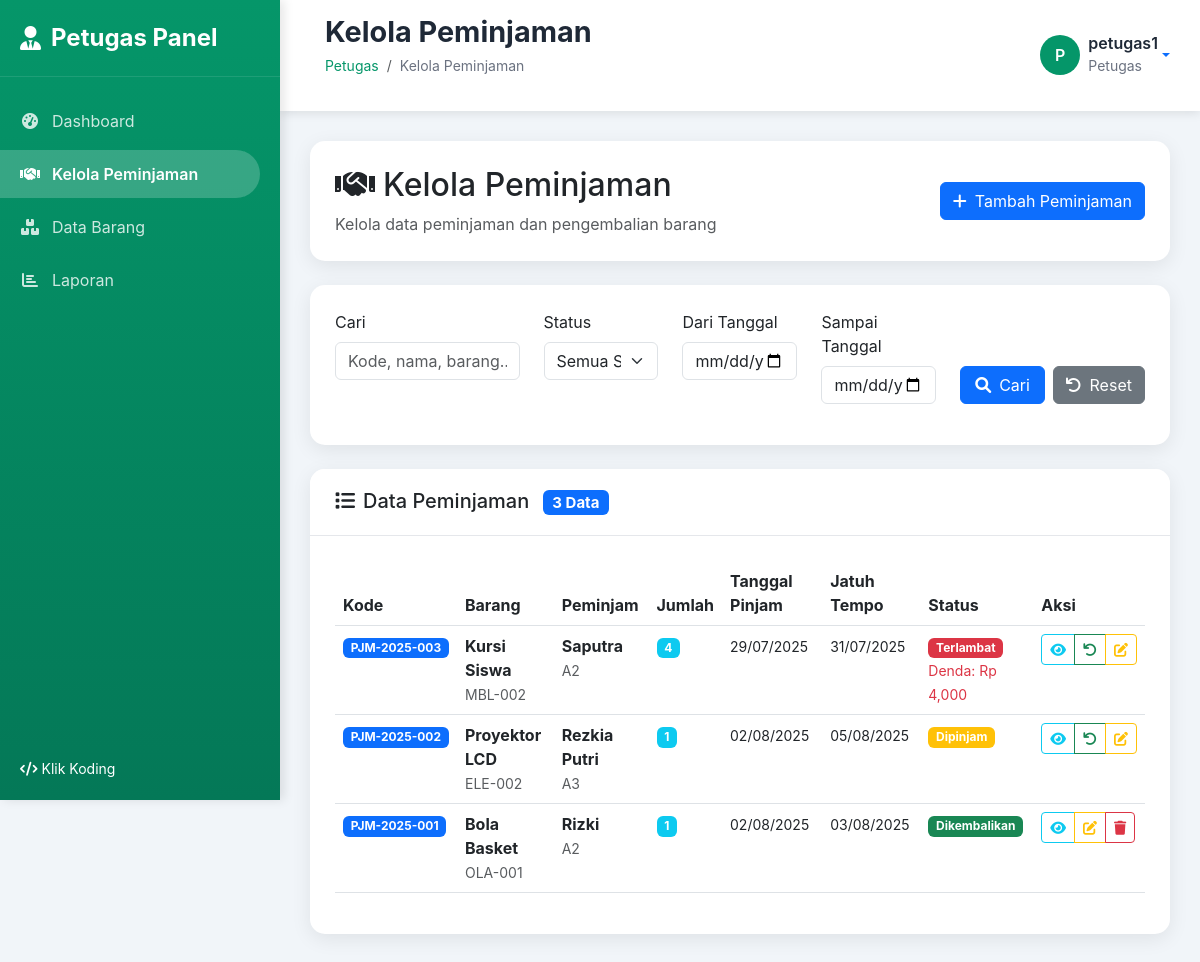
The app's page /petugas/peminjaman/index.php (signed in) with its own data.
### tables this page shows
CREATE TABLE `peminjaman` (
  `id` int NOT NULL,
  `kode_peminjaman` varchar(50) NOT NULL,
  `barang_id` int NOT NULL,
  `jumlah_pinjam` int NOT NULL,
  `peminjam_nama` varchar(100) NOT NULL,
  `peminjam_kelas` varchar(50) DEFAULT NULL,
  `peminjam_nis` varchar(20) DEFAULT NULL,
  `peminjam_kontak` varchar(20) DEFAULT NULL,
  `tanggal_pinjam` date NOT NULL,
  `tanggal_kembali_rencana` date NOT NULL,
  `tanggal_kembali_aktual` date DEFAULT NULL,
  `status` enum('dipinjam','dikembalikan','terlambat') DEFAULT 'dipinjam',
  `keterangan` text,
  `created_by` int NOT NULL,
  `created_at` timestamp NULL DEFAULT CURRENT_TIMESTAMP,
  `updated_at` timestamp NULL DEFAULT CURRENT_TIMESTAMP ON UPDATE CURRENT_TIMESTAMP
);

CREATE TABLE `barang` (
  `id` int NOT NULL,
  `kode_barang` varchar(50) NOT NULL,
  `nama_barang` varchar(200) NOT NULL,
  `deskripsi` text,
  `kategori_id` int NOT NULL,
  `lokasi_id` int NOT NULL,
  `jumlah_total` int NOT NULL DEFAULT '0',
  `jumlah_tersedia` int NOT NULL DEFAULT '0',
  `kondisi` enum('baik','rusak_ringan','rusak_berat') DEFAULT 'baik',
  `gambar` varchar(255) DEFAULT NULL,
  `foto` varchar(255) DEFAULT NULL,
  `spesifikasi` text,
  `tahun_pengadaan` year DEFAULT NULL,
  `harga_perolehan` decimal(15,2) DEFAULT '0.00',
  `created_by` int NOT NULL,
  `created_at` timestamp NULL DEFAULT CURRENT_TIMESTAMP,
  `updated_at` timestamp NULL DEFAULT CURRENT_TIMESTAMP ON UPDATE CURRENT_TIMESTAMP
);

CREATE TABLE `pengaturan` (
  `id` int NOT NULL,
  `nama_pengaturan` varchar(100) NOT NULL,
  `nilai` text,
  `deskripsi` text,
  `updated_at` timestamp NULL DEFAULT CURRENT_TIMESTAMP ON UPDATE CURRENT_TIMESTAMP
);

### petugas/peminjaman/index.php (the view, shortened to what this page needs)
<?php
require_once '../includes/header.php';
try {
    $pdo = new PDO("mysql:host=localhost;dbname=inventaris_sekolah", "root", "");
    $pdo->setAttribute(PDO::ATTR_ERRMODE, PDO::ERRMODE_EXCEPTION);
    $search = isset($_GET['search']) ? trim($_GET['search']) : '';
    $date_from = isset($_GET['date_from']) ? $_GET['date_from'] : '';
    $date_to = isset($_GET['date_to']) ? $_GET['date_to'] : '';
    $where_conditions = [];
    $params = [];
    $where_clause = !empty($where_conditions) ? 'WHERE ' . implode(' AND ', $where_conditions) : '';
    $count_query = "
        SELECT COUNT(*) as total
        FROM peminjaman p
        JOIN barang b ON p.barang_id = b.id
        $where_clause
    ";
    $stmt = $pdo->prepare($count_query);
    $stmt->execute($params);
    $total_records = $stmt->fetch()['total'];
    $records_per_page = 10;
    $page = isset($_GET['page']) ? (int)$_GET['page'] : 1;
    $offset = ($page - 1) * $records_per_page;
    $query = "
        SELECT p.*, b.nama_barang, b.kode_barang, k.nama_kategori, l.nama_lokasi, u.nama_lengkap as petugas_nama
        FROM peminjaman p
        JOIN barang b ON p.barang_id = b.id
        JOIN kategori k ON b.kategori_id = k.id
        JOIN lokasi l ON b.lokasi_id = l.id
        JOIN users u ON p.created_by = u.id
        $where_clause
        ORDER BY p.created_at DESC
        LIMIT $records_per_page OFFSET $offset
    ";
    $stmt = $pdo->prepare($query);
    $stmt->execute($params);
    $peminjaman_list = $stmt->fetchAll(PDO::FETCH_ASSOC);
    $stmt = $pdo->query("SELECT nilai FROM pengaturan WHERE nama_pengaturan = 'denda_terlambat'");
    $denda_per_hari = $stmt->fetch()['nilai'] ?? 1000;
} catch(Exception $e) {
    $error = "Terjadi kesalahan: " . $e->getMessage();
    $peminjaman_list = [];
    $total_records = 0;
    $total_pages = 0;
    $denda_per_hari = 1000;
}
?>
<div class="row mb-4">
    <div class="col-12">
        <div class="card">
            <div class="card-body">
                <div class="row align-items-center">
                    <div class="col-md-8">
                        <h2 class="mb-2">
                            <i class="fas fa-handshake me-2"></i>Kelola Peminjaman
                        </h2>
                        <p class="text-muted mb-0">Kelola data peminjaman dan pengembalian barang</p>
                    </div>
                    <div class="col-md-4 text-md-end">
                        <a href="form.php" class="btn btn-primary">
                            <i class="fas fa-plus me-2"></i>Tambah Peminjaman
                        </a>
                    </div>
                </div>
            </div>
        </div>
    </div>
</div>
<div class="card mb-4">
    <div class="card-body">
        <form method="GET" id="filterForm">
            <div class="row">
                <div class="col-lg-3 col-md-6 mb-3">
                    <label for="search" class="form-label">Cari</label>
                    <input type="text" class="form-control" id="search" name="search"
                           value="<?= htmlspecialchars($search) ?>" placeholder="Kode, nama, barang...">
                </div>
                <div class="col-lg-2 col-md-6 mb-3">
                    <label for="status" class="form-label">Status</label>
                    <select class="form-select" id="status" name="status" onchange="autoSubmitForm('filterForm')">
                        <option value="">Semua Status</option>
                    </select>
                </div>
                <div class="col-lg-2 col-md-6 mb-3">
                    <label for="date_from" class="form-label">Dari Tanggal</label>
                    <input type="date" class="form-control" id="date_from" name="date_from"
                           value="<?= htmlspecialchars($date_from) ?>">
                </div>
                <div class="col-lg-2 col-md-6 mb-3">
                    <label for="date_to" class="form-label">Sampai Tanggal</label>
                    <input type="date" class="form-control" id="date_to" name="date_to"
                           value="<?= htmlspecialchars($date_to) ?>">
                </div>
                <div class="col-lg-3 col-md-12 mb-3 d-flex align-items-end">
                    <div class="d-flex gap-2 w-100">
                        <button type="submit" class="btn btn-primary flex-fill">
                            <i class="fas fa-search me-2"></i><span class="d-none d-md-inline">Cari</span>
                        </button>
                        <a href="?" class="btn btn-secondary">
                            <i class="fas fa-undo me-2"></i><span class="d-none d-md-inline">Reset</span>
                        </a>
                    </div>
                </div>
            </div>
        </form>
    </div>
</div>
<div class="card">
    <div class="card-header">
        <h5 class="mb-0">
            <i class="fas fa-list me-2"></i>Data Peminjaman
            <span class="badge bg-primary ms-2"><?= number_format($total_records) ?> Data</span>
        </h5>
    </div>
    <div class="card-body">
        <?php if (empty($peminjaman_list)): ?>
            <div class="text-center py-5">
                <i class="fas fa-inbox fa-3x text-muted mb-3"></i>
                <h5 class="text-muted">Tidak ada data peminjaman</h5>
                <p class="text-muted">Mulai dengan menambahkan peminjaman baru</p>
                <a href="form.php" class="btn btn-primary">
                    <i class="fas fa-plus me-2"></i>Tambah Peminjaman
                </a>
            </div>
        <?php else: ?>
            <div class="table-responsive">
                <table class="table table-hover">
                    <thead>
                        <tr>
                            <th>Kode</th>
                            <th class="d-none d-md-table-cell">Barang</th>
                            <th>Peminjam</th>
                            <th class="d-none d-lg-table-cell">Jumlah</th>
                            <th class="d-none d-lg-table-cell">Tanggal Pinjam</th>
                            <th class="d-none d-lg-table-cell">Jatuh Tempo</th>
                            <th>Status</th>
                            <th>Aksi</th>
                        </tr>
                    </thead>
                    <tbody>
                        <?php foreach ($peminjaman_list as $item): ?>
                            <tr>
                                <td>
                                    <span class="badge bg-primary"><?= htmlspecialchars($item['kode_peminjaman']) ?></span>
                                </td>
                                <td class="d-none d-md-table-cell">
                                    <div>
                                        <strong><?= htmlspecialchars($item['nama_barang']) ?></strong>
                                        <br>
                                        <small class="text-muted"><?= htmlspecialchars($item['kode_barang']) ?></small>
                                    </div>
                                </td>
                                <td>
                                    <div>
                                        <strong><?= htmlspecialchars($item['peminjam_nama']) ?></strong>
                                        <?php if ($item['peminjam_kelas']): ?>
                                            <br>
                                            <small class="text-muted"><?= htmlspecialchars($item['peminjam_kelas']) ?></small>
                                        <?php endif; ?>
                                    </div>
                                </td>
                                <td class="d-none d-lg-table-cell">
                                    <span class="badge bg-info"><?= $item['jumlah_pinjam'] ?></span>
                                </td>
                                <td class="d-none d-lg-table-cell">
                                    <small><?= date('d/m/Y', strtotime($item['tanggal_pinjam'])) ?></small>
                                </td>
                                <td class="d-none d-lg-table-cell">
                                    <small><?= date('d/m/Y', strtotime($item['tanggal_kembali_rencana'])) ?></small>
                                </td>
                                <td>
                                    <?php
                                    $status_class = '';
                                    $status_text = '';
                                    $is_terlambat = false;
                                    if ($item['status'] == 'dipinjam') {
                                        if (!empty($item['tanggal_kembali_rencana']) && strtotime($item['tanggal_kembali_rencana']) < time()) {
                                            $status_class = 'bg-danger';
                                            $status_text = 'Terlambat';
                                            $is_terlambat = true;
                                        } else {
                                            $status_class = 'bg-warning';
                                            $status_text = 'Dipinjam';
                                        }
                                    } elseif ($item['status'] == 'dikembalikan') {
                                        $status_class = 'bg-success';
                                        $status_text = 'Dikembalikan';
                                    } else {
                                        $status_class = 'bg-secondary';
                                        $status_text = ucfirst($item['status']);
                                    }
                                    ?>
                                    <span class="badge <?= $status_class ?>"><?= $status_text ?></span>
                                    <?php if ($is_terlambat): ?>
                                        <?php
                                        $selisih_hari = floor((time() - strtotime($item['tanggal_kembali_rencana'])) / (60 * 60 * 24));
                                        $denda = $selisih_hari * $denda_per_hari;
                                        ?>
                                        <br>
                                        <small class="text-danger">Denda: Rp <?= number_format($denda) ?></small>
                                    <?php endif; ?>
                                </td>
                                <td>
                                    <div class="btn-group" role="group">
                                        <button type="button" class="btn btn-sm btn-outline-info"
                                                onclick="showDetail(<?= $item['id'] ?>)">
                                            <i class="fas fa-eye"></i>
                                        </button>
                                        <?php if ($item['status'] == 'dipinjam'): ?>
                                            <button type="button" class="btn btn-sm btn-outline-success"
                                                    onclick="showKembalikan(<?= $item['id'] ?>)">
                                                <i class="fas fa-undo"></i>
                                            </button>
                                        <?php endif; ?>
                                        <a href="form.php?id=<?= $item['id'] ?>" class="btn btn-sm btn-outline-warning">
                                            <i class="fas fa-edit"></i>
                                        </a>
                                        <?php if ($item['status'] == 'dikembalikan'): ?>
                                            <button type="button" class="btn btn-sm btn-outline-danger"
                                                    onclick="deletePeminjaman(<?= $item['id'] ?>)">
                                                <i class="fas fa-trash"></i>
                                            </button>
                                        <?php endif; ?>
                                    </div>
                                </td>
                            </tr>
                        <?php endforeach; ?>
                    </tbody>
                </table>
            </div>
        <?php endif; ?>
    </div>
</div>
<?php require_once '../includes/footer.php'; ?>

### petugas/includes/header.php (style rules this page uses)
:root { --primary-color: #059669; --primary-dark: #047857; --secondary-color: #10b981; --success-color: #059669; --warning-color: #f59e0b; --danger-color: #ef4444; --dark-color: #1f2937; --light-color: #f8fafc; --gray-color: #6b7280; --sidebar-width: 280px; --header-height: 70px; }
* { margin: 0; padding: 0; box-sizing: border-box; }
body { font-family: 'Inter', -apple-system, BlinkMacSystemFont, 'Segoe UI', Roboto, sans-serif; background: #f1f5f9; overflow-x: hidden; }
.card { border: none; border-radius: 15px; box-shadow: 0 5px 20px rgba(0,0,0,0.08); transition: all 0.3s ease; }
.card-header { background: white; border-bottom: 1px solid #e5e7eb; border-radius: 15px 15px 0 0 !important; padding: 20px 25px; }
.card-body { padding: 25px; }

### records on screen
peminjaman: kode_peminjaman "PJM-2025-003", barang.nama_barang "Kursi Siswa", barang.kode_barang "MBL-002", peminjam_nama "Saputra", peminjam_kelas "A2", jumlah_pinjam "4", tanggal_pinjam "29/07/2025", tanggal_kembali_rencana "31/07/2025", tanggal_kembali_rencana "Terlambat", tanggal_kembali_rencana.nilai "4,000"
peminjaman: kode_peminjaman "PJM-2025-002", barang.nama_barang "Proyektor LCD", barang.kode_barang "ELE-002", peminjam_nama "Rezkia Putri", peminjam_kelas "A3", jumlah_pinjam "1", tanggal_pinjam "02/08/2025", tanggal_kembali_rencana "05/08/2025", tanggal_kembali_rencana "Dipinjam"
peminjaman: kode_peminjaman "PJM-2025-001", barang.nama_barang "Bola Basket", barang.kode_barang "OLA-001", peminjam_nama "Rizki", peminjam_kelas "A2", jumlah_pinjam "1", tanggal_pinjam "02/08/2025", tanggal_kembali_rencana "03/08/2025", status "Dikembalikan"

### other values on screen
$page_title "Kelola Peminjaman"
substr($user_name, 0, 1) "P"
$user_name "petugas1"
$user_role "Petugas"
$total_records "3"
